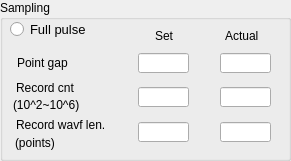
  <widget class="QGroupBox" name="groupBox_5">
   <property name="geometry">
    <rect>
     <x>340</x>
     <y>50</y>
     <width>291</width>
     <height>161</height>
    </rect>
   </property>
   <property name="title">
    <string>Sampling</string>
   </property>
   <widget class="QLineEdit" name="lineEdit_SP_RCact">
    <property name="geometry">
     <rect>
      <x>220</x>
      <y>87</y>
      <width>51</width>
      <height>20</height>
     </rect>
    </property>
    <property name="font">
     <font>
      <family>Arial</family>
      <pointsize>10</pointsize>
      <weight>50</weight>
      <bold>false</bold>
     </font>
    </property>
   </widget>
   <widget class="QLabel" name="label_55">
    <property name="geometry">
     <rect>
      <x>17</x>
      <y>52</y>
      <width>71</width>
      <height>21</height>
     </rect>
    </property>
    <property name="font">
     <font>
      <family>Arial</family>
      <pointsize>9</pointsize>
      <weight>50</weight>
      <bold>false</bold>
     </font>
    </property>
    <property name="text">
     <string>Point gap</string>
    </property>
   </widget>
   <widget class="QLabel" name="label_112">
    <property name="geometry">
     <rect>
      <x>16</x>
      <y>77</y>
      <width>71</width>
      <height>21</height>
     </rect>
    </property>
    <property name="font">
     <font>
      <family>Arial</family>
      <pointsize>9</pointsize>
      <weight>50</weight>
      <bold>false</bold>
     </font>
    </property>
    <property name="text">
     <string>Record cnt</string>
    </property>
   </widget>
   <widget class="QLabel" name="label_113">
    <property name="geometry">
     <rect>
      <x>13</x>
      <y>94</y>
      <width>81</width>
      <height>21</height>
     </rect>
    </property>
    <property name="font">
     <font>
      <family>Arial</family>
      <pointsize>9</pointsize>
      <weight>50</weight>
      <bold>false</bold>
     </font>
    </property>
    <property name="text">
     <string>(10^2~10^6)</string>
    </property>
   </widget>
   <widget class="QLabel" name="label_115">
    <property name="geometry">
     <rect>
      <x>15</x>
      <y>132</y>
      <width>61</width>
      <height>21</height>
     </rect>
    </property>
    <property name="font">
     <font>
      <family>Arial</family>
      <pointsize>9</pointsize>
      <weight>50</weight>
      <bold>false</bold>
     </font>
    </property>
    <property name="text">
     <string>(points)</string>
    </property>
   </widget>
   <widget class="QLineEdit" name="lineEdit_SP_PGact">
    <property name="geometry">
     <rect>
      <x>220</x>
      <y>53</y>
      <width>51</width>
      <height>20</height>
     </rect>
    </property>
    <property name="font">
     <font>
      <family>Arial</family>
      <pointsize>10</pointsize>
      <weight>50</weight>
      <bold>false</bold>
     </font>
    </property>
   </widget>
   <widget class="QLabel" name="label_114">
    <property name="geometry">
     <rect>
      <x>16</x>
      <y>114</y>
      <width>111</width>
      <height>21</height>
     </rect>
    </property>
    <property name="font">
     <font>
      <family>Arial</family>
      <pointsize>9</pointsize>
      <weight>50</weight>
      <bold>false</bold>
     </font>
    </property>
    <property name="text">
     <string>Record wavf len.</string>
    </property>
   </widget>
   <widget class="QLineEdit" name="lineEdit_SP_RCset">
    <property name="geometry">
     <rect>
      <x>138</x>
      <y>87</y>
      <width>51</width>
      <height>20</height>
     </rect>
    </property>
    <property name="font">
     <font>
      <family>Arial</family>
      <pointsize>10</pointsize>
      <weight>50</weight>
      <bold>false</bold>
     </font>
    </property>
    <property name="text">
     <string/>
    </property>
   </widget>
   <widget class="QLineEdit" name="lineEdit_SP_PGset">
    <property name="geometry">
     <rect>
      <x>138</x>
      <y>53</y>
      <width>51</width>
      <height>20</height>
     </rect>
    </property>
    <property name="font">
     <font>
      <family>Arial</family>
      <pointsize>10</pointsize>
      <weight>50</weight>
      <bold>false</bold>
     </font>
    </property>
    <property name="text">
     <string/>
    </property>
   </widget>
   <widget class="QLabel" name="label_52">
    <property name="geometry">
     <rect>
      <x>155</x>
      <y>25</y>
      <width>31</width>
      <height>21</height>
     </rect>
    </property>
    <property name="font">
     <font>
      <family>Arial</family>
      <pointsize>9</pointsize>
      <weight>50</weight>
      <bold>false</bold>
     </font>
    </property>
    <property name="text">
     <string>Set</string>
    </property>
   </widget>
   <widget class="QLabel" name="label_54">
    <property name="geometry">
     <rect>
      <x>225</x>
      <y>25</y>
      <width>41</width>
      <height>21</height>
     </rect>
    </property>
    <property name="font">
     <font>
      <family>Arial</family>
      <pointsize>9</pointsize>
      <weight>50</weight>
      <bold>false</bold>
     </font>
    </property>
    <property name="text">
     <string>Actual</string>
    </property>
   </widget>
   <widget class="QLineEdit" name="lineEdit_SP_RWact">
    <property name="geometry">
     <rect>
      <x>220</x>
      <y>122</y>
      <width>51</width>
      <height>20</height>
     </rect>
    </property>
    <property name="font">
     <font>
      <family>Arial</family>
      <pointsize>10</pointsize>
      <weight>50</weight>
      <bold>false</bold>
     </font>
    </property>
   </widget>
   <widget class="QRadioButton" name="radioButton_Full">
    <property name="geometry">
     <rect>
      <x>10</x>
      <y>20</y>
      <width>101</width>
      <height>19</height>
     </rect>
    </property>
    <property name="font">
     <font>
      <family>Arial</family>
      <pointsize>10</pointsize>
      <weight>50</weight>
      <bold>false</bold>
     </font>
    </property>
    <property name="text">
     <string>Full pulse</string>
    </property>
   </widget>
   <widget class="QLineEdit" name="lineEdit_SP_RWset">
    <property name="geometry">
     <rect>
      <x>138</x>
      <y>122</y>
      <width>51</width>
      <height>20</height>
     </rect>
    </property>
    <property name="font">
     <font>
      <family>Arial</family>
      <pointsize>10</pointsize>
      <weight>50</weight>
      <bold>false</bold>
     </font>
    </property>
    <property name="text">
     <string/>
    </property>
   </widget>
  </widget>
